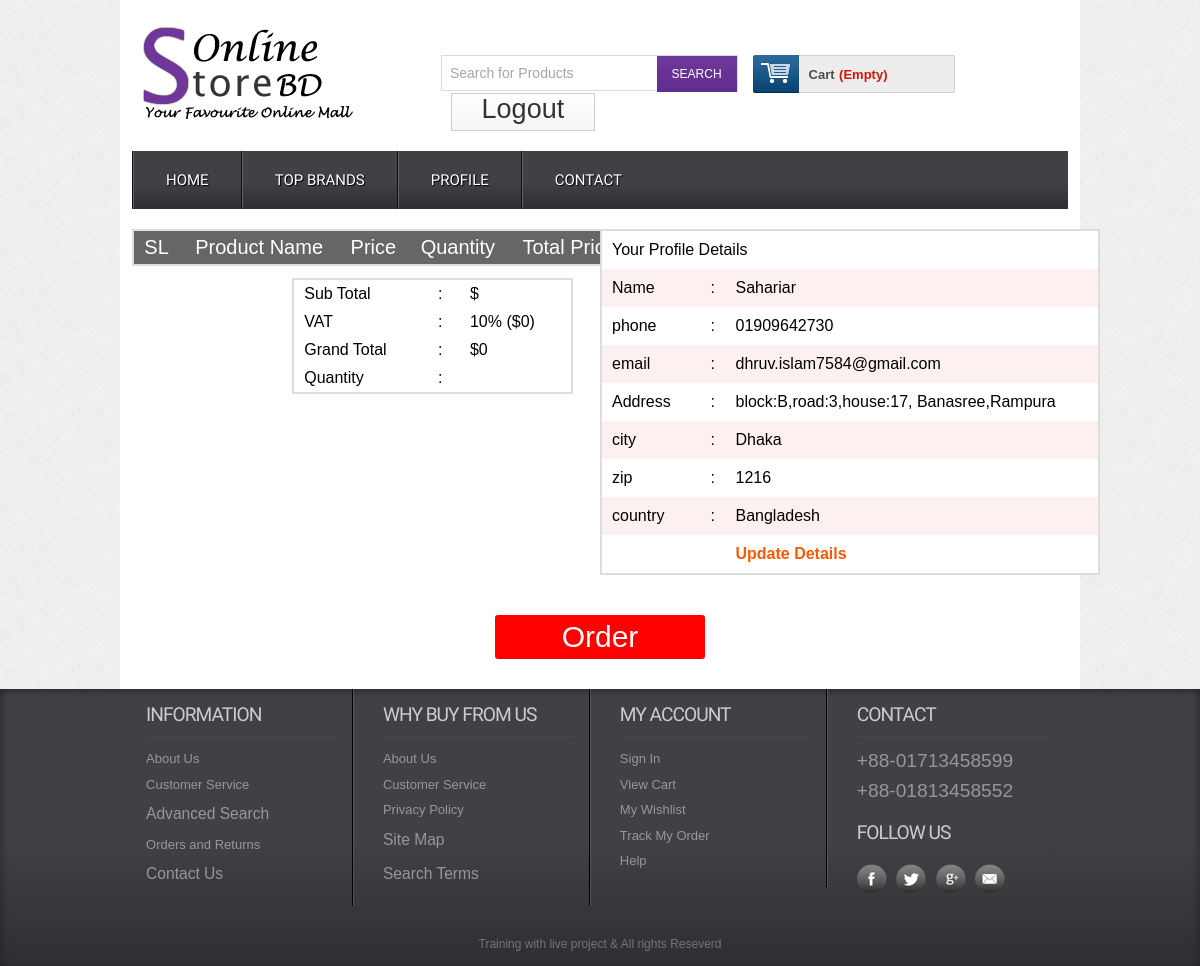
Page /paymentoffline.php (signed in) on the committed database.
### tables this page shows
CREATE TABLE `tbl_customer` (
  `id` int(11) NOT NULL,
  `name` varchar(255) NOT NULL,
  `address` text NOT NULL,
  `city` varchar(30) NOT NULL,
  `country` varchar(30) NOT NULL,
  `zip` varchar(30) NOT NULL,
  `phone` varchar(30) NOT NULL,
  `email` varchar(255) NOT NULL,
  `password` varchar(32) NOT NULL
);

### lib/Database.php (called while the page is built, shortened)
<?php
Class Database{
 public $host   = DB_HOST;
 public $user   = DB_USER;
 public $pass   = DB_PASS;
 public $dbname = DB_NAME;
 public $link;
private function connectDB(){
 $this->link = new mysqli($this->host, $this->user, $this->pass,
  $this->dbname);
 }
public function select($query){
  $result = $this->link->query($query) or die($this->link->error.__LINE__);
  if($result->num_rows > 0){
    return $result;
  } else {
    return false;
  }
 }
}

### lib/Session.php (called while the page is built, shortened)
<?php
class Session{
 public static function get($key){
  if (isset($_SESSION[$key])) {
   return $_SESSION[$key];
  } else {
   return false;
  }
 }
}
?>

### classes/Customer.php (called while the page is built, shortened)
<?php
include_once $_SERVER['DOCUMENT_ROOT']."/shop/lib/Database.php";
?>
<?php
class Customer
{
	private $db;
	public function __construct()
	{
		$this->db = new Database;
	}
	public function getCustomerData($id){
		$query = "SELECT * from tbl_customer where id = '$id'";
		$result = $this->db->select($query);
		return $result;
	}
}
?>

### paymentoffline.php (the view, shortened to what this page needs)
<?php include 'inc/header.php' ?>
<div class="main">
  <div class="content">
   	<div class="section group">
      <div class="division">
        <table class="tblone">
          <tr>
            <th>SL</th>
            <th>Product Name</th>
            <th>Price</th>
            <th>Quantity</th>
            <th>Total Price</th>
          </tr>
        </table>
        <table class="tbltwo">
          <tr>
            <td>Sub Total</td>
            <td>:</td>
            <td>$<?php echo $sum; ?></td>
          </tr>
          <tr>
            <td>VAT</td>
            <td>:</td>
            <td>10% ($<?php echo $vat = $sum*0.1;?>)</td>
          </tr>
          <tr>
            <td>Grand Total</td>
            <td>:</td>
            <td>$<?php
            $vat = $sum*0.1;
            $gtotal = $sum + $vat;
            echo $gtotal;
            ?></td>
          </tr>
          <tr>
            <td>Quantity</td>
            <td>:</td>
            <td><?php echo $qty;?></td>
          </tr>
        </table>
      </div>
      <div class="division">
        <?php
        $id = Session::get("cmrId");
        $getdata = $cmr->getCustomerData($id);
        if ($getdata) {
          while ($result = $getdata->fetch_assoc()) { ?>
      <table class="tblone">
        <tr>
          <td colspan="3">Your Profile Details</td>
        </tr>
        <tr>
          <td width="20%">Name</td>
          <td width="5%">:</td>
          <td><?php echo $result['name'] ?></td>
        </tr>
        <tr>
          <td>phone</td>
          <td>:</td>
          <td><?php echo $result['phone'] ?></td>
        </tr>
        <tr>
          <td>email</td>
          <td>:</td>
          <td><?php echo $result['email'] ?></td>
        </tr>
        <tr>
          <td>Address</td>
          <td>:</td>
          <td><?php echo $result['address'] ?></td>
        </tr>
        <tr>
          <td>city</td>
          <td>:</td>
          <td><?php echo $result['city'] ?></td>
        </tr>
        <tr>
          <td>zip</td>
          <td>:</td>
          <td><?php echo $result['zip'] ?></td>
        </tr>
        <tr>
          <td>country</td>
          <td>:</td>
          <td><?php echo $result['country'] ?></td>
        </tr>
        <tr>
          <td></td>
          <td></td>
          <td><a href="editprofile.php">Update Details</a></td>
        </tr>
      </table>
    <?php } } ?>
      </div>
    </div>
 	</div>
  <div class="ordernow"><a href="?orderid=order">Order</a></div>
</div>
<?php include 'inc/footer.php' ?>

### css/style.css (style rules this page uses)
html,body,div,span,applet,object,iframe,h1,h2,h3,h4,h5,h6,p,blockquote,pre,a,abbr,acronym,address,big,cite,code,del,dfn,em,img,ins,kbd,q,s,samp,small,strike,strong,sub,sup,tt,var,b,u,i,dl,dt,dd,ol,nav ul,nav li,fieldset,form,label,legend,table,caption,tbody,tfoot,thead,tr,th,td,article,aside,canvas,details,embed,figure,figcaption,footer,header,hgroup,menu,nav,output,ruby,section,summary,time,mark,audio,video { margin:0;padding:0;border:0;font-size:100%;font:inherit;vertical-align:baseline; }
table { border-collapse:collapse;border-spacing:0; }
a { text-decoration:none; }
body { font-family:Arial, Helvetica, sans-serif; background:url(../images/body_bg3.jpg); }
.section { clear: both; padding: 0px; margin: 0px; }
.group:before, .group:after { content:""; display:table; }
.group:after { clear:both; }
.group { zoom:1; }
.content { padding:20px 0; background:#FFF; }
.tblone { border: 1px solid #fff; margin-bottom: 12px; width: 100%; }
.tblone th { background: #666 none repeat scroll 0 0; color: #fff; font-size: 20px; padding: 5px 8px; text-align: center; }
.tblone td { padding:10px;text-align:center; }
table.tblone tr:nth-child(2n+1) { background:#fff;height:30px; }
table.tblone tr:nth-child(2n) { background:#fdf0f1;height:30px; }
table.tblone a { color: #fe5800; font-weight: bold; text-decoration: none; }

### paymentoffline.php (style rules this page uses)
.division { width: 50%;float: left; }
.tblone { width: 500px;margin:0 auto;border: 2px solid #ddd; }
.tblone tr td { text-align: justify; }
.tbltwo { float:right;text-align:left;width: 60%;border:2px solid #ddd;margin-right: 27px;margin-top: 12px; }
.tbltwo tr td { text-align: justify; padding: 5px 10px; }
.ordernow { padding-bottom: 30px; }
.ordernow a { width: 200px;margin: 20px auto 0;text-align: center; padding: 5px;font-size: 30px;display: block;background: #ff0000;color: #fff;border-radius: 3px; }

### rows in the picture
tbl_customer: name "Sahariar", phone "01909642730", email "dhruv.islam7584@gmail.com", address "block:B,road:3,house:17, Banasree,Rampura", city "Dhaka", zip "1216", country "Bangladesh"

### other values in the picture
$vat = $sum*0.1 "0"
$gtotal "0"
